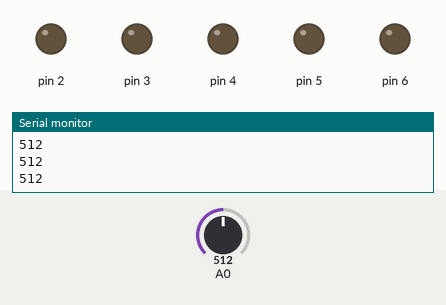
This sketch was run on a simulated Arduino Uno, built with avr-gcc and run on an emulated ATmega328P. On the bench: output pins drawn as LEDs (lit = HIGH), the last lines printed to the serial monitor. The test bench sets the inputs (shaded band); at power-on: A0 = 512.

Above: at 1.2 s.
1.3 s: A0 set to 110
2.8 s: A0 set to 89
At 3.2 s:
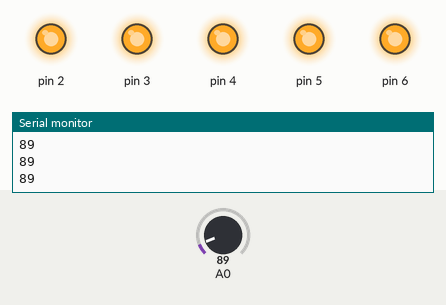
4.3 s: A0 set to 122
At 5.5 s:
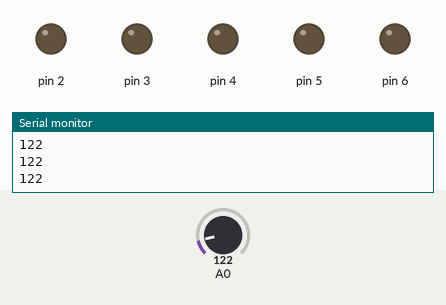
5.8 s: A0 set to 90
At 6.7 s:
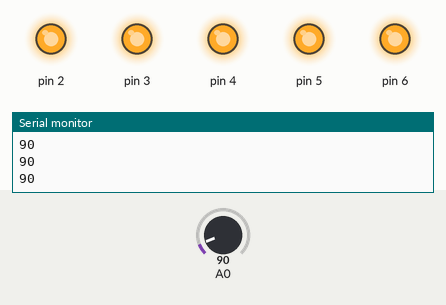
Timing chart, 0 to 8.3 s (numbered marks = the images above; inputs shaded):
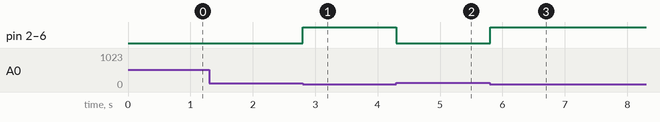

Measured:
- the behaviour switches between 100 and 99 on A0 (found by bisection; images 0 and 1)
- after the input at 2.8 s, pin 2–6: LOW → HIGH at once
- after the input at 4.3 s, pin 2–6: HIGH → LOW at once
- after the input at 5.8 s, pin 2–6: LOW → HIGH at once

The sketch:

sketch_feb15a.ino
```cpp
void setup() {
  Serial.begin(9600);
  pinMode(2, OUTPUT);
  pinMode(3, OUTPUT);
  pinMode(4, OUTPUT);
  pinMode(5, OUTPUT);
  pinMode(6, OUTPUT);

}

void loop() {
  Serial.println(analogRead(A0));
  while(analogRead(A0) < 100){
    digitalWrite(2, OUTPUT);
    digitalWrite(3, OUTPUT);
    digitalWrite(4, OUTPUT);
    digitalWrite(5, OUTPUT);
    digitalWrite(6, OUTPUT);
    Serial.println(analogRead(A0));

  }
    digitalWrite(2, LOW);
    digitalWrite(3, LOW);
    digitalWrite(4, LOW);
    digitalWrite(5, LOW);
    digitalWrite(6, LOW);

}
```
